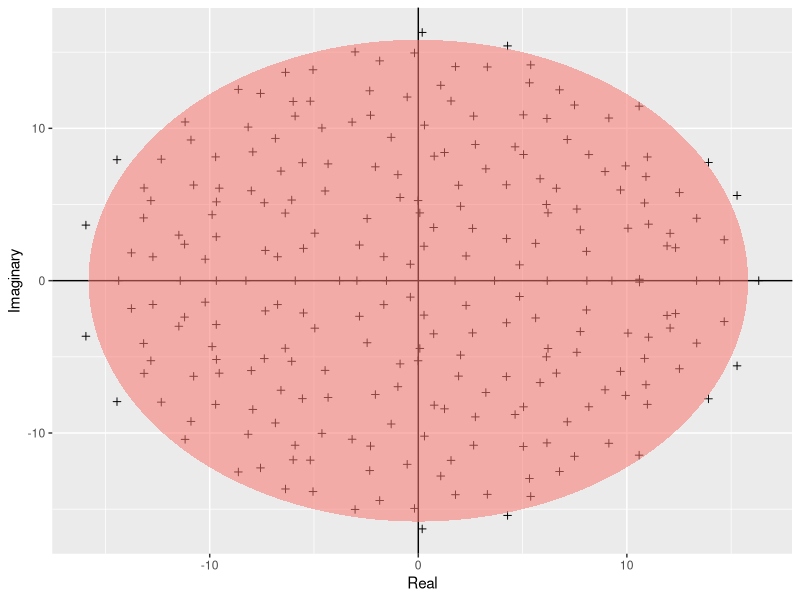
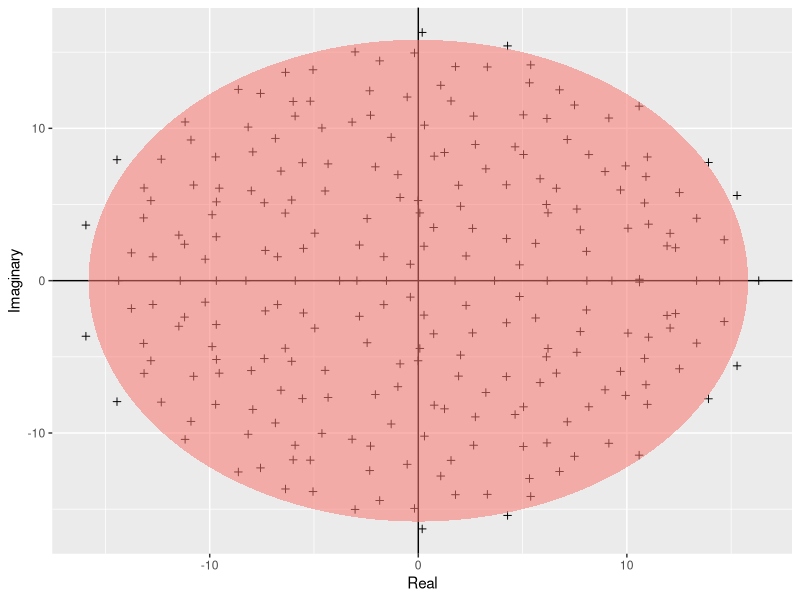
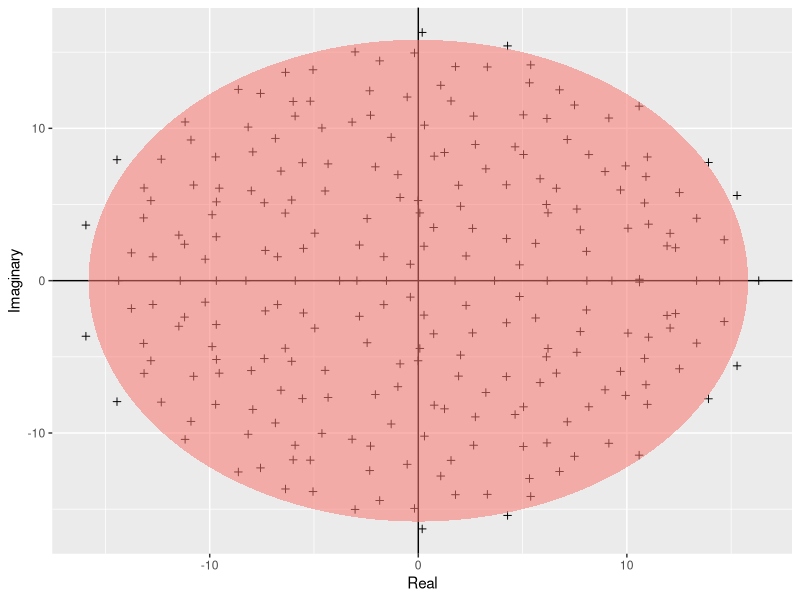

These figures' R source, in order:
library(ggplot2)

build_ellipse <- function(hradius, vradius){ # function that returns an ellipse
  npoints = 250
  a <- seq(0, 2 * pi, length = npoints + 1)
  x <- hradius * cos(a)
  y <- vradius * sin(a)  
  return(data.frame(x = x, y = y))
}



N <- 250 # Assign size of the matrix

M <- matrix(rnorm(N * N), N, N) # Build the matrix

eigvals <- eigen(M)$values # Find the eigenvalues

eigDF <- data.frame("Real" = Re(eigvals), "Imaginary" = Im(eigvals)) # Build a dataframe

my_radius <- sqrt(N) # The radius of the circle is sqrt(N)

ellDF <- build_ellipse(my_radius, my_radius) # Dataframe to plot the ellipse

names(ellDF) <- c("Real", "Imaginary") # rename the columns


graphics.off()
  
  # plot the eigenvalues
p <- ggplot(eigDF, aes(x = Real, y = Imaginary))
p <- p +
  geom_point(shape = I(3)) +
  theme(legend.position = "none")

# now add the vertical and horizontal line
p <- p + geom_hline(aes(yintercept = 0))
p <- p + geom_vline(aes(xintercept = 0))

# finally, add the ellipse
p <- p + geom_polygon(data = ellDF, aes(x = Real, y = Imaginary, alpha = 1/20, fill = "red"))
p


ggplot(eigDF, aes(x = Real, y = Imaginary))+
  geom_point(shape = I(3)) +
  theme(legend.position = "none")+
  geom_hline(aes(yintercept = 0))+
  geom_vline(aes(xintercept = 0))+
  geom_polygon(data = ellDF, aes(x = Real, y = Imaginary, alpha = 1/20, fill = "red"))

ggsave("../Results/Girko.pdf", p)
